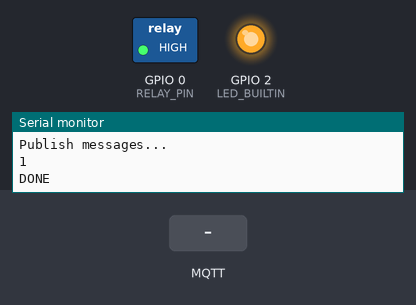
Simulated run of this program. Board: ESP8266 (NodeMCU). On the bench: switched loads named in the program (green lamp = pin HIGH), output pins drawn as LEDs (lit = HIGH, except the on-board LED, lit = LOW), the last lines printed to the serial monitor. The inputs (shaded band) are chosen by the test bench. WiFi joins after 1.5 s; servers stay silent unless stated; random numbers use the default seed unless the program sets one; no MQTT or app messages arrive unless stated.

Above: at 3.5 s.
3.6 s: MQTT message "1" arrives on the first subscribed topic
At 4.46 s:
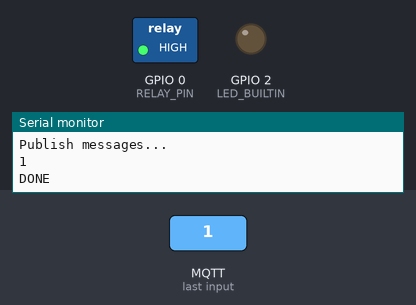
6.6 s: MQTT message "0" arrives on the first subscribed topic
At 8.1 s:
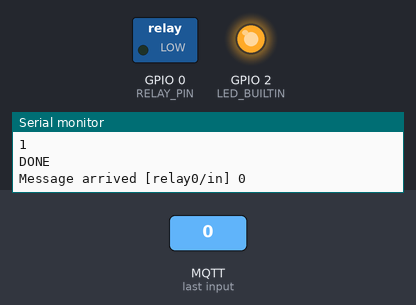
At 8.46 s:
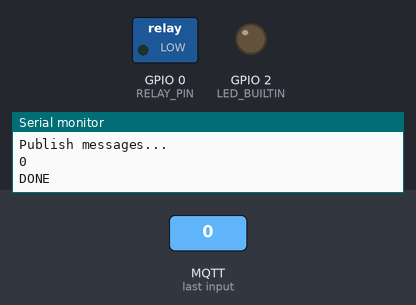
9.6 s: MQTT message "on" arrives on the first subscribed topic
Timing chart, 0 to 18.6 s (numbered marks = the images above; inputs shaded):
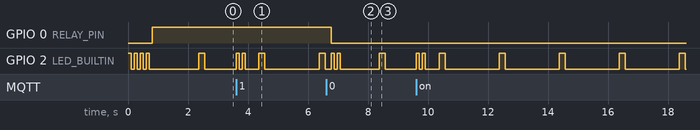

The program:

main.cpp
```cpp
#include "blink.h";
#include "wifi-mqtt.h";

const char* in_topic = "relay0/in";
const char* out_topic = "relay0/out";

#define RELAY_PIN 0
#define LED_BUILTIN 2

// HIGH - relay closed
int value = HIGH;

void callback(char* topic, byte* payload, unsigned int length) {
  Serial.print("Message arrived [");
  Serial.print(topic);
  Serial.print("] ");
  for (int i = 0; i < length; i++) {
    Serial.print((char)payload[i]);
  }
  Serial.println();

  if ((char)payload[0] == '1') {
    value = HIGH;
    digitalWrite(RELAY_PIN, value);
    blink(LED_BUILTIN, 4, 100, true);
  } else {
    value = LOW;
    digitalWrite(RELAY_PIN, value);
    blink(LED_BUILTIN, 4, 100, true);
  }
}

void setup() {
  Serial.begin(115200);
  pinMode(LED_BUILTIN, OUTPUT);     // Initialize the BUILTIN_LED pin as an output
  pinMode(RELAY_PIN, OUTPUT);
  blink(LED_BUILTIN, 8, 100, true);
  digitalWrite(RELAY_PIN, value);
  setup_wifi();
  client.setServer(mqtt_server, 1883);
  client.setCallback(callback);
}

void loop() {
  if (!client.connected()) {
    reconnect(in_topic, out_topic);
  }
  client.loop();

  unsigned long now = millis();
  if (now - lastMsg > 2000) {
    lastMsg = now;
    Serial.println("Publish messages...");

    snprintf (msg, MSG_BUFFER_SIZE, "%d", value);
    Serial.println(msg);
    client.publish(out_topic, msg);

    Serial.println("DONE");
    blink(LED_BUILTIN, 2, 200, true);
  }
}
```

blink.cpp
```cpp
#pragma once
#include <Arduino.h>

void blink(int led_pin, int count, int delay_time, bool led) {
  if (count > 0) {
    digitalWrite(led_pin, led);
    delay(delay_time);
    blink(led_pin, count - 1, delay_time, !led);
  }
}
```

blink.h
```cpp
void blink(int led_pin, int count, int delay_time, bool led);
```

wifi-mqtt.h
```cpp
#pragma once
#include <ESP8266WiFi.h>
#include <PubSubClient.h>

const char *mqtt_user = "mqtt-test"; // Логи от сервер
const char *mqtt_pass = "mqtt-test"; // Пароль от сервера

const char* ssid = "DIR-300NRU";
const char* password = "givemesolomid";
const char* mqtt_server = "alarm";

WiFiClient espClient;
PubSubClient client(espClient);

unsigned long lastMsg = 0;
#define MSG_BUFFER_SIZE	(50)
char msg[MSG_BUFFER_SIZE];

void setup_wifi() {
  delay(10);
  // We start by connecting to a WiFi network
  Serial.println();
  Serial.print("Connecting to ");
  Serial.println(ssid);

  WiFi.mode(WIFI_STA);
  WiFi.begin(ssid, password);

  while (WiFi.status() != WL_CONNECTED) {
    delay(500);
    Serial.print(".");
  }

  randomSeed(micros());

  Serial.println("");
  Serial.println("WiFi connected");
  Serial.println("IP address: ");
  Serial.println(WiFi.localIP());
}

void reconnect(const char* in_topic, const char* out_topic) {
  // Loop until we're reconnected
  while (!client.connected()) {
    Serial.print("Attempting MQTT connection...");
    // Create a random client ID
    String clientId = "client-";
    clientId += String(random(0xffff), HEX);
    // Attempt to connect
    if (client.connect(clientId.c_str(), mqtt_user, mqtt_pass)) {
      Serial.println("connected");
      // Once connected, publish an announcement...
      snprintf (msg, MSG_BUFFER_SIZE, "hello world! my in-topic is %s", in_topic);
      client.publish(out_topic, msg);
      // ... and resubscribe
      client.subscribe(in_topic);
    } else {
      Serial.print("failed, rc=");
      Serial.print(client.state());
      Serial.println(" try again in 5 seconds");
      // Wait 5 seconds before retrying
      delay(5000);
    }
  }
}
```

Measured:
- after the input at 6.6 s, GPIO 0 (RELAY_PIN): HIGH → LOW after 0.17 s
